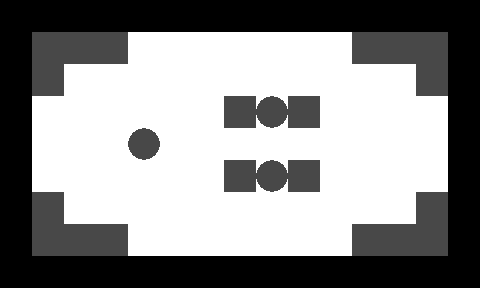

The image is a tile-based game level rendered from a .tmx file. Its description and complete source (layers, tilesets, objects, tile grids) follow:
An orthogonal 15x9 tile map with 32x32 px tiles, 2 tile layers (1, 2).

<map version="1.0" orientation="orthogonal" width="15" height="9" tilewidth="32" tileheight="32">
 <tileset firstgid="1" name="n_tiles1" tilewidth="32" tileheight="32">
  <image source="../../images/map/common/n_tiles1.png" width="128" height="64" />
 </tileset>
 <layer name="1" width="15" height="9">
  <data encoding="csv">
1,1,1,1,1,1,1,1,1,1,1,1,1,1,1,
1,1,1,1,1,1,1,1,1,1,1,1,1,1,1,
1,1,1,1,1,1,1,1,1,1,1,1,1,1,1,
1,1,1,1,1,1,1,1,1,1,1,1,1,1,1,
1,1,1,1,1,1,1,1,1,1,1,1,1,1,1,
1,1,1,1,1,1,1,1,1,1,1,1,1,1,1,
1,1,1,1,1,1,1,1,1,1,1,1,1,1,1,
1,1,1,1,1,1,1,1,1,1,1,1,1,1,1,
1,1,1,1,1,1,1,1,1,1,1,1,1,1,1
</data>
 </layer>
 <layer name="2" width="15" height="9">
  <data encoding="csv">
2,2,2,2,2,2,2,2,2,2,2,2,2,2,2,
2,4,4,4,0,0,0,0,0,0,0,4,4,4,2,
2,4,0,0,0,0,0,0,0,0,0,0,0,4,2,
2,0,0,0,0,0,0,4,3,4,0,0,0,0,2,
2,0,0,0,3,0,0,0,0,0,0,0,0,0,2,
2,0,0,0,0,0,0,4,3,4,0,0,0,0,2,
2,4,0,0,0,0,0,0,0,0,0,0,0,4,2,
2,4,4,4,0,0,0,0,0,0,0,4,4,4,2,
2,2,2,2,2,2,2,2,2,2,2,2,2,2,2
</data>
 </layer>
</map>
